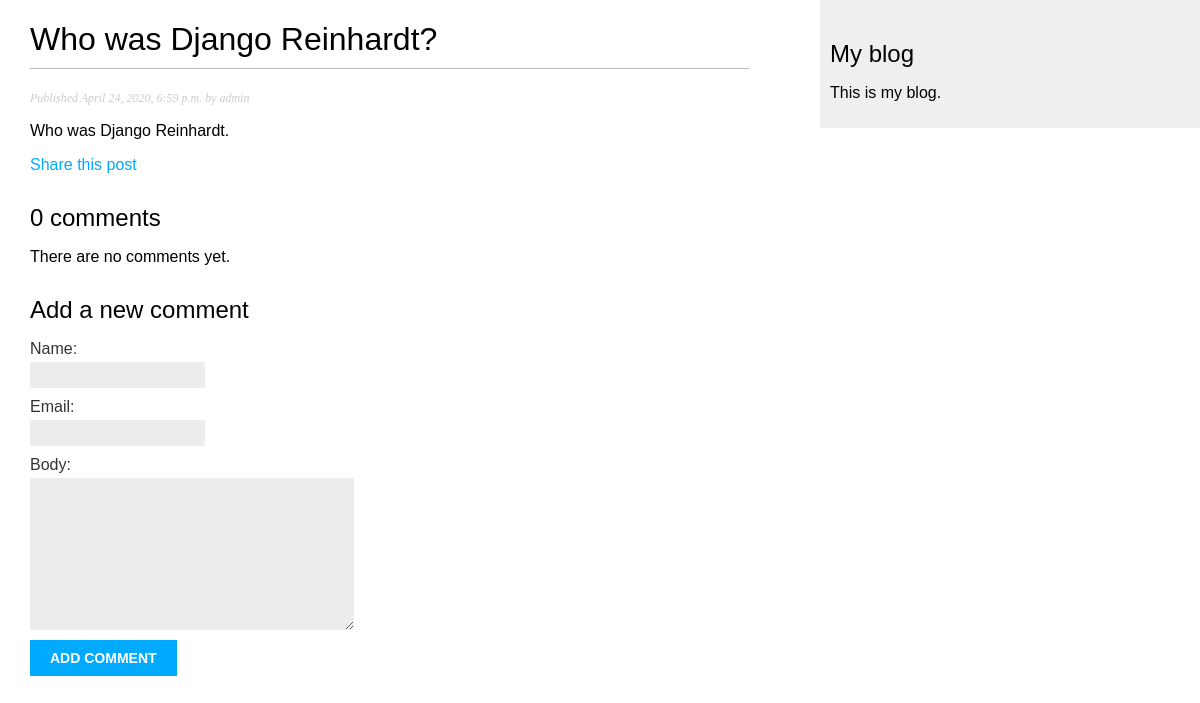
The app's page /blog/2020/4/24/who-was-django-reinhardt, older data.
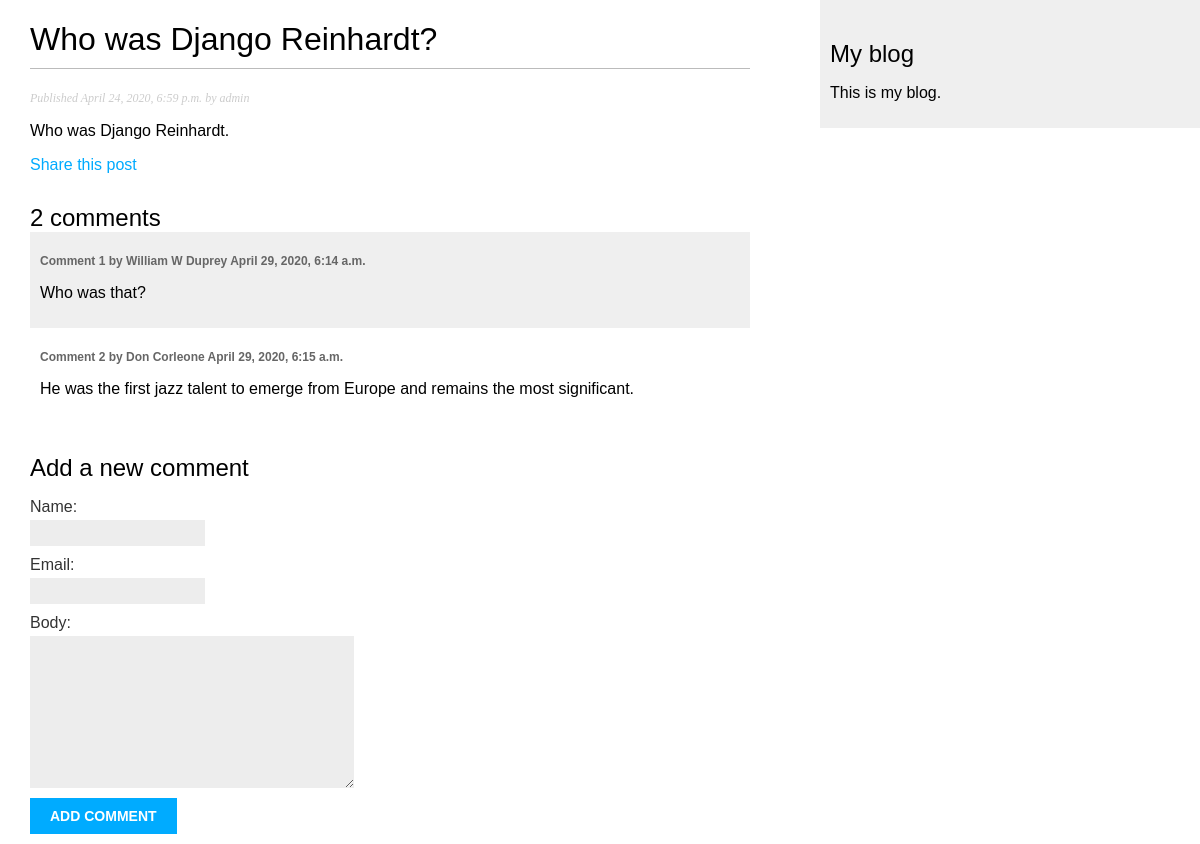
The same page, newer data.
### blog/models.py (models this page shows, shortened)
class Post(models.Model):
    STATUS_CHOICES = (
        ('draft', 'Draft'),
        ('published', 'Published'),
    )
    title = models.CharField(max_length=250)
    slug = models.SlugField(max_length=250,
                            unique_for_date='publish')
    author = models.ForeignKey(
        User, on_delete=models.CASCADE, related_name='blog_posts')
    body = models.TextField()
    publish = models.DateTimeField(default=timezone.now)
    created = models.DateTimeField(auto_now=True)
    updated = models.DateTimeField(auto_now=True)
    status = models.CharField(
        max_length=10, choices=STATUS_CHOICES, default='draft')
    objects = models.Manager()  # The default manager.
    published = PublishedManager()  # Our custom manager.
    class meta:
        ordering = ('-publish',)

class Comment(models.Model):
    post = models.ForeignKey(Post,
                             on_delete=models.CASCADE,
                             related_name='comments')
    name = models.CharField(max_length=80)
    email = models.EmailField()
    body = models.TextField()
    created = models.DateTimeField(auto_now_add=True)
    updated = models.DateTimeField(auto_now=True)
    active = models.BooleanField(default=True)
    class Meta:
        ordering = ('created',)

### blog/views.py (the view)
def post_detail(request, year, month, day, post):
    post = get_object_or_404(Post, slug=post,
                             status='published',
                             publish__year=year,
                             publish__month=month,
                             publish__day=day)
    comments = post.comments.filter(active=True)
    new_comment = None
    if request.method == 'POST':
        comment_form = CommentForm(data=request.POST)
        if comment_form.is_valid():
            new_comment = comment_form.save(commit=False)
            new_comment.post = post
            new_comment.save()
    else:
        comment_form = CommentForm()
    return render(request,
                  'blog/post/detail.html',
                  {'post': post,
                   'comments': comments,
                   'new_comment': new_comment,
                   'comment_form': comment_form})

### blog/forms.py
class CommentForm(forms.ModelForm):
    class Meta:
        model = Comment
        fields = ('name', 'email', 'body')

### blog/templates/blog/post/detail.html (shortened to what this page needs)
{% extends "blog/base.html" %}
{% block content %}
<h1>{{ post.title }}</h1>
<p class="date">
  Published {{ post.publish }} by {{ post.author }}
</p>
{{ post.body|linebreaks }}
<p>
  <a href="{% url "blog:post_share" post.id %}">
    Share this post
  </a>
</p>
{% with comments.count as total_comments %}
<h2>
  {{ total_comments }} comment{{ total_comments|pluralize }}
</h2>
{% endwith %}
{% for comment in comments %}
<div class="comment">
  <p class="info">
    Comment {{ forloop.counter }} by {{ comment.name }}
    {{ comment.created }}
  </p>
  {{ comment.body|linebreaks }}
</div>
{% empty %}
<p>There are no comments yet.</p>
{% endfor %}
{% if new_comment %}
<h2>Your comment has been added.</h2>
{% else %}
<h2>Add a new comment</h2>
<form method="post">
  {{ comment_form.as_p }}
  <p><input type="submit" value="Add comment"></p>
</form>
{% endif %}
{% endblock %}

### blog/templates/blog/base.html (shortened to what this page needs)
{% load static %}
<!DOCTYPE html>
<html>
<head>
  <link href="{% static 'css/blog.css' %}" rel="stylesheet">
</head>
<body>
  <div id="content"> {% block content %} {% endblock %} </div>
  <div id="sidebar">
    <h2>My blog</h2>
    <p>This is my blog.</p>
  </div>
</body>
</html>

### blog/static/css/blog.css (style rules this page uses)
body { margin: 0; padding: 0; font-family: helvetica, sans-serif; }
a { color: #00abff; text-decoration: none; }
h1 { font-weight: normal; border-bottom: 1px solid #bbb; padding: 0 0 10px 0; }
h2 { font-weight: normal; margin: 30px 0 0; }
#content { float: left; width: 60%; padding: 0 0 0 30px; }
#sidebar { float: right; width: 30%; padding: 10px; background: #efefef; height: 100%; }
p.date { color: #ccc; font-family: georgia, serif; font-size: 12px; font-style: italic; }
label { float: left; clear: both; color: #333; margin-bottom: 4px; }
input, textarea { clear: both; float: left; margin: 0 0 10px; background: #ededed; border: 0; padding: 6px 10px; font-size: 12px; }
input[type=submit] { font-weight: bold; background: #00abff; color: #fff; padding: 10px 20px; font-size: 14px; text-transform: uppercase; }
.comment { padding: 10px; }
.comment:nth-child(even) { background: #efefef; }
.comment .info { font-weight: bold; font-size: 12px; color: #666; }

Row changes from the older to the newer data that the page shows:
added Comment: name "William W Duprey", created "April 29, 2020, 6:14 a.m.", body "Who was that?"
added Comment: name "Don Corleone", created "April 29, 2020, 6:15 a.m.", body "He was the first jazz talent to emerge from Europe and remains the most significant."
Text that changed along with them:
{{ total_comments }}: "0" → "2"
text no longer shown: "There are no comments yet."
